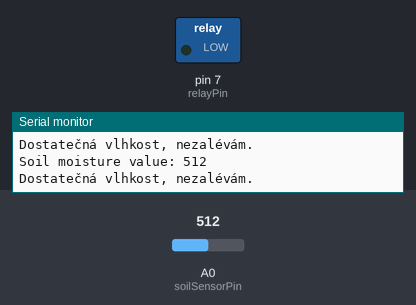
Bench run of a program on a simulated Arduino Uno, built with avr-gcc and run on an emulated ATmega328P. Parts: switched loads named in the program (green lamp = pin HIGH), the last lines printed to the serial monitor. Inputs (shaded band) come from the test bench; at power-on: A0 (soilSensorPin) = 512.

Above: at 2.8 s.
2.9 s: A0 (soilSensorPin) set to 591
5.6 s: A0 (soilSensorPin) set to 613
At 6.3 s:
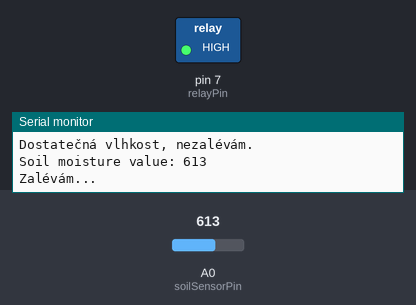
8.3 s: A0 (soilSensorPin) set to 590
At 10.6 s:
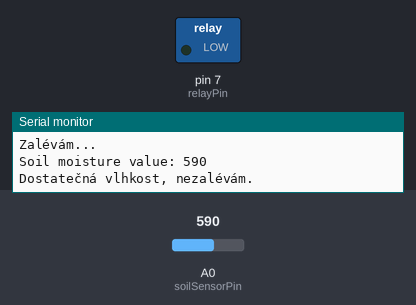
11.5 s: A0 (soilSensorPin) set to 610
At 13.3 s:
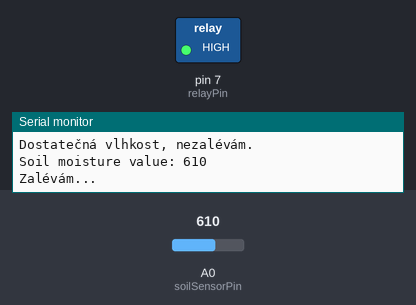
Timing chart, 0 to 14.8 s (numbered marks = the images above; inputs shaded):
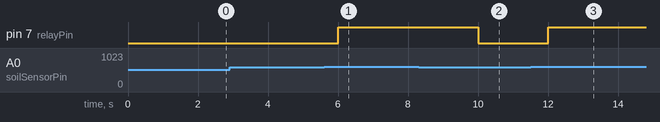

Measured:
- the behaviour switches between 600 and 601 on A0 (soilSensorPin) (found by bisection; images 0 and 1)
- after the input at 5.6 s, pin 7 (relayPin): LOW → HIGH after 0.40 s
- after the input at 8.3 s, pin 7 (relayPin): HIGH → LOW after 1.7 s
- after the input at 11.5 s, pin 7 (relayPin): LOW → HIGH after 0.50 s

The program:

main.cpp
```cpp
#include <Arduino.h>

// === Piny ===
const int soilSensorPin = A0;    // Analogový pin pro senzor vlhkosti
const int relayPin = 7;          // Digitální pin pro relé (IN)

const int dryThreshold = 600;    // Mezní hodnota — vyšší = sušší půda

void setup() {
  Serial.begin(9600);

  pinMode(soilSensorPin, INPUT);
  pinMode(relayPin, OUTPUT);

  digitalWrite(relayPin, LOW); // Na začátku čerpadlo vypnuté (LOW = vypnuto při HIGH-trig.)
}

void loop() {
  int soilValue = analogRead(soilSensorPin);
  Serial.print("Soil moisture value: ");
  Serial.println(soilValue);

  if (soilValue > dryThreshold) {
    // Půda je suchá → sepni čerpadlo
    digitalWrite(relayPin, HIGH);
    Serial.println("Zalévám...");
  } else {
    // Půda je dost vlhká → vypni čerpadlo
    digitalWrite(relayPin, LOW);
    Serial.println("Dostatečná vlhkost, nezalévám.");
  }

  delay(2000); // Čekej 2 sekundy mezi měřeními
}
```
